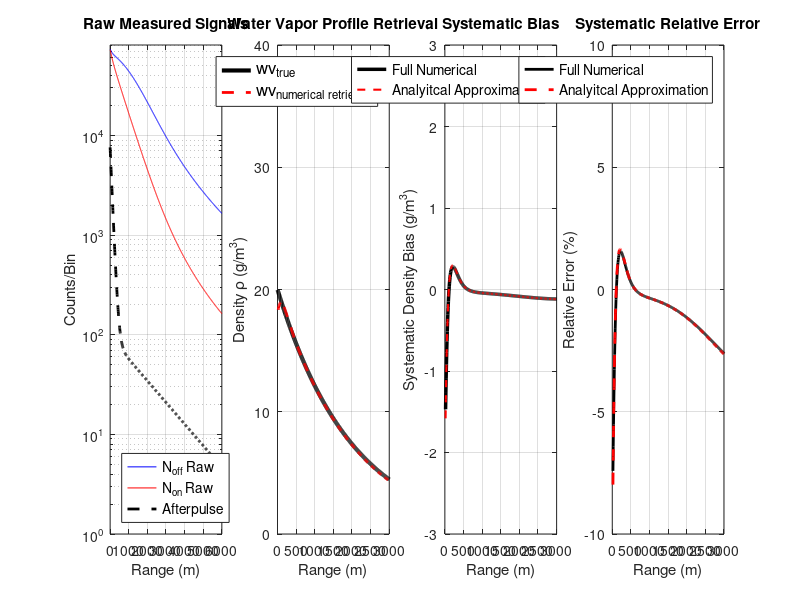

This chart was generated by the following MATLAB code:
%% MicroPulse DIAL Afterpulse Error Simulation 

clear; close all; clc;

%% Initialization and Unit Conversion

% System Parameters
tau_pulse = 200e-9;         % Pulse width (s)
R_start = 0;              % Start range for retrieval (m)
R_end = 6000;               % End range for retrieval (m)
dR = 7.5;                   % Range resolution (m/bin)
P_laser = 50e-3;            % Avg laser power (W) 
sigma_on_cm2 =0.99e-23;    % Online cross-section (cm^2/molecule)
sigma_off_cm2 = 7.0e-25;    % Offline cross-section (cm^2/molecule)

% Detector Afterpulse Parameters
N_dark = 5;                 % Constant Dark Count Rate (counts/bin)
lambda_AP_1 = 100;             % Afterpulse decay length 1 (m)
lambda_AP_2 = 2000;           % Afterpulse decay length 2 (m)
A_1 = 1;                     % Scaling factor for short decay component
A_2 = 1/80;                  % Scaling factor for long decay component
AP_fraction = 5e-15;         % Afterpulse peak as fraction of C_sys

% Geometric Overlap Parameters
R_full_overlap = 1500;       % Range at which O(R) approaches 1 (m)

% Simple Atmosphere Parameters 
wv_mass_surf = 20;        % Water Vapor Density Profile
wv_mass_true = @(R) wv_mass_surf .* exp(-R/2000); % Mass density profile (g/m^3)
alpha_non_abs = 1e-8;     % Total aerosol and molecular (non-absorbing) extinction (m^-1)
beta_a = 1e-7;            % general backscatter coefficient (m^-1 sr^-1)
beta_R = @(R) beta_a.* exp(-R/8000); % backscatter profile (m^-1 sr^-1)

% Constants and conversions
c = 3e8;                    % Speed of light (m/s)
M_H2O = 18.015;             % Molar mass of water (g/mol)
N_A = 6.022e23;             % Avogadro's number (molecules/mol)
sigma_on = sigma_on_cm2 * 1e-4;    
sigma_off = sigma_off_cm2 * 1e-4;  
GM_to_NUM = N_A / M_H2O;    % (g/m^3) -> (molecules/m^3)
K_on = sigma_on * GM_to_NUM;
K_off = sigma_off * GM_to_NUM;
K_delta = K_on - K_off;      % Differential Absorption Factor

% Range Vector
R = (R_start : dR : R_end)';
N_bins = length(R);

% Midpoint range vector for plotting (N_bins - 1 length)
R_plot = R(1:end-1) + dR/2;

%% Lidar Forward Model 

% System Constant
C_sys = (P_laser * c * tau_pulse / 2) * 1e18; 

% Geometric Overlap Function 
O_R_model = 1 - exp(-(R / R_full_overlap).^2); % 
O_R_model(R < R_start) = 0; % Ensure 0 until the start of the retrieval
O_R = O_R_model;

% Extinction and Optical Depth
alpha_off = alpha_non_abs + K_off * wv_mass_true(R);
alpha_on = alpha_non_abs + K_on * wv_mass_true(R);
OD_off = cumsum( alpha_off * dR );
OD_on = cumsum( alpha_on * dR );

% True number online and offline counts
N_on_true = C_sys * (1./R.^2) .* O_R .* beta_R(R) .* exp(-2 * OD_on);
N_off_true = C_sys * (1./R.^2) .* O_R .* beta_R(R) .* exp(-2 * OD_off);

% Calculate the derivative of the true signal for the analytical error model
dNoff_dR = gradient(N_off_true, dR);

%% Detector Contamination Model
N_AP_peak = C_sys * AP_fraction;

% Bi-exponential afterpulse function
N_AP_decay = N_AP_peak * (A_1*exp(-(R - R_start)/lambda_AP_1)+ (A_2*exp(-(R - R_start) / lambda_AP_2)));
N_AP_total = N_AP_decay + N_dark;

% Contaminated signal profiles
N_off_raw = N_off_true + N_AP_decay;
N_on_raw = N_on_true + N_AP_decay;

%% Full Numerical Retrieval of contaminated signals

% Calculate the contaminated log ratio
Log_Ratio_Raw = log(N_off_raw ./ N_on_raw);

% Calculate the derivative (slope) using the finite difference method
dLogRatio_dR_Raw = gradient(Log_Ratio_Raw, dR);

% Apply the DIAL equation to get the full retrieval
rho_retrieved_full = (1 / (2 * K_delta)) * dLogRatio_dR_Raw;

% Set Primary retrieval to the full resultT
rho_retrieved = rho_retrieved_full;

%% Analytical Error Calculation 
% This recalculates the analytical error term (rho_error_analytical) for comparison

% Term inside the derivative: N_AP * ( 1/N_off_true - 1/N_on_true )
Difference_Term = N_AP_decay .* (1 ./ N_off_true - 1 ./ N_on_true);

% Calculate the derivative of this term using gradient (numerical derivative)
dDifferenceTerm_dR = gradient(Difference_Term, dR);

% Apply the DIAL factor: -1/(2 * K_delta)
rho_error_analytical_full_R = (1 / (2 * K_delta)) * dDifferenceTerm_dR;


%% Error Comparison and Plotting Setup
% True Water Vapor at plotting points
rho_true_plot = wv_mass_true(R_plot);
rho_retrieved_plot = rho_retrieved(1:end-1);
rho_error_analytical = rho_error_analytical_full_R(1:end-1);

% True Systematic Error (Result of Full Retrieval - True Profile) 
rho_error_true = rho_retrieved_plot - rho_true_plot;

% Error of the Analytical Approximation Relative to the True Signal 
Analytical_Relative_Error = 100 * (rho_error_analytical) ./ rho_true_plot;

% % Calculate and Clamp Total Relative Error 
Relative_Error = 100 * (rho_retrieved_plot - rho_true_plot) ./ rho_true_plot;
% max_err = 500;
% Relative_Error(Relative_Error > max_err) = max_err;
% Relative_Error(Relative_Error < -max_err) = -max_err;

% Calculate Water Vapor Optical Depth
R_4km_idx = find(R >= 4000, 1, 'first');
WV_OD_4km = (OD_on(R_4km_idx) - OD_off(R_4km_idx)) % one-way WV OD
disp('should be close to 1 for optimal profile retrievals');
disp('-------------------------------------------------------------------');


%% Plotting Results 
figure('Position', [100, 100, 1400, 450]);

% Raw Measured Signals 
subplot(1, 4, 1);
semilogy(R, N_off_raw, 'b-', 'DisplayName', 'N_{off} Raw'); hold on;
semilogy(R, N_on_raw, 'r-', 'DisplayName', 'N_{on} Raw');
%semilogy(R, N_AP_total, 'g--', 'LineWidth', 2, 'DisplayName', 'Afterpulse+Dark');
semilogy(R, N_AP_decay, 'k--', 'LineWidth', 2, 'DisplayName', 'Afterpulse');
title('Raw Measured Signals');
xlabel('Range (m)');
ylabel('Counts/Bin');
legend('Location', 'southwest','FontSize', 10);
xlim([R_start, R_end]);
ylim([1, max(N_off_raw)*1.1]);
grid on;

% True vs. Retrieved Water Vapor Density
subplot(1, 4, 2);
plot(R_plot, rho_true_plot, 'k-', 'LineWidth', 3, 'DisplayName', 'wv_{true}'); hold on;
plot(R_plot, rho_retrieved_plot, 'r--', 'LineWidth', 2, 'DisplayName', 'wv_{numerical retrieval}');
title('Water Vapor Profile Retrieval');
xlabel('Range (m)');
ylabel('Density \rho (g/m^3)');
legend('Location', 'northeast','FontSize', 12);
ylim([0, wv_mass_surf * 2]);
xlim([R_start, R_end/2]);
grid on;

% Systematic density bias 
subplot(1, 4, 3);
plot(R_plot, rho_error_true,'k-', 'LineWidth', 2.5, 'DisplayName', 'Full Numerical' );
hold on
plot(R_plot, rho_error_analytical,'r--', 'LineWidth', 1.5, 'DisplayName', 'Analyitcal Approximation' );
%plot([R_start, R_end], [0, 0], 'k:', 'LineWidth', 1);
title('Systematic Bias');
xlabel('Range (m)');
ylabel('Systematic Density Bias (g/m^3)');
legend('Location','northeast','FontSize', 10);
ylim([-3, 3]);
xlim([R_start, R_end/2]);
grid on

% Systematic Relative Error 
 subplot(1, 4, 4);
 plot(R_plot, Relative_Error, 'k-', 'LineWidth', 2, 'DisplayName', 'Full Numerical' );
 hold on;
 plot(R_plot, Analytical_Relative_Error, 'r--', 'LineWidth', 2, 'DisplayName', 'Analyitcal Approximation' );
% plot([R_start, R_end], [0, 0], 'k--');
 title('Systematic Relative Error');
 xlabel('Range (m)');
 ylabel('Relative Error (%)');
 legend('Location','northeast','FontSize', 10);
 ylim([-10, 10]);
 xlim([R_start, R_end/2]);
 grid on;